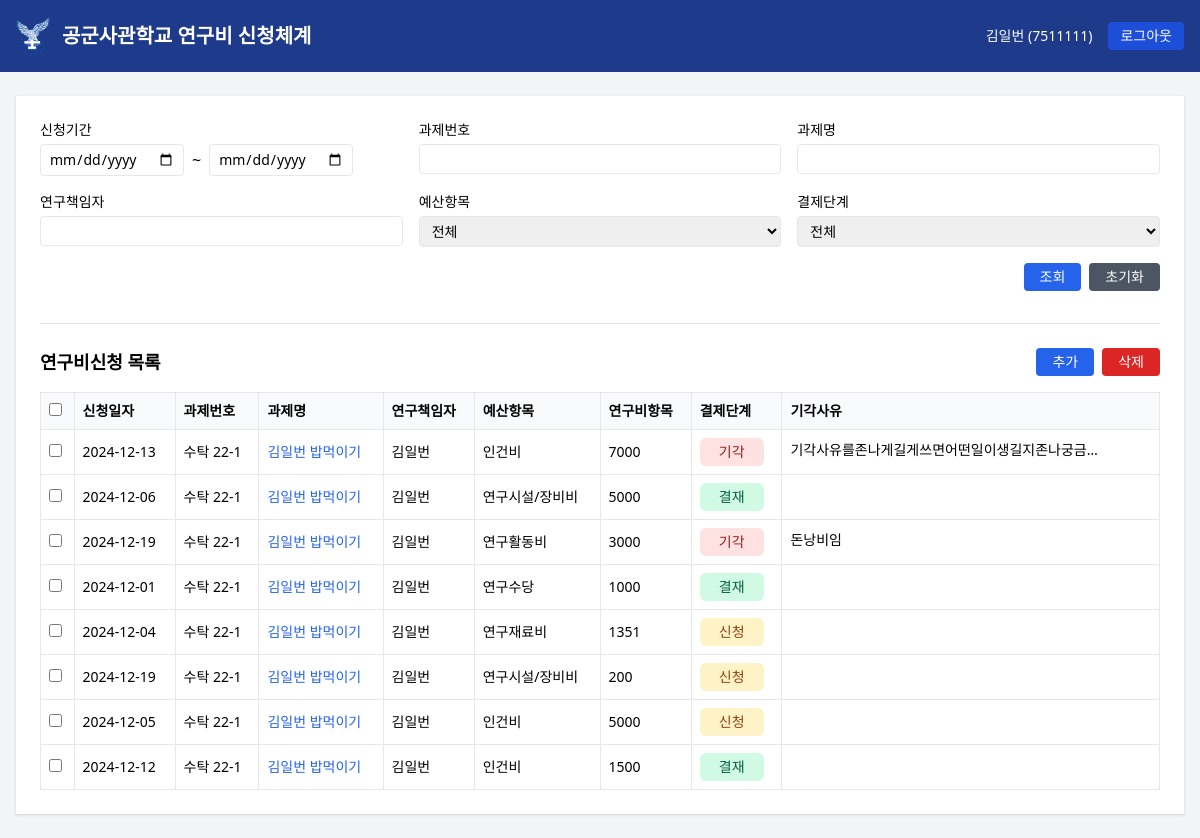
The app's page / (signed in) with its own data.
### research/models.py (models this page shows, shortened)
class User(AbstractUser):
    last_name = None
    RANK_CHOICES = [
       ('교수', '교수'),
       ('부교수', '부교수'),
       ('조교수', '조교수'),
       ('강사', '강사'),
       ('이등병', '이등병'),
       ('일병', '일병'),
       ('상병', '상병'),
       ('병장', '병장'),
       ('하사', '하사'),
       ('중사', '중사'),
       ('상사', '상사'),
       ('원사', '원사'),
       ('준위', '준위'),
       ('소위', '소위'),
       ('중위', '중위'),
       ('대위', '대위'),
       ('소령', '소령'),
       ('중령', '중령'),
       ('대령', '대령'),
       ('대령(진)', '대령(진)'),
       ('대령(임)', '대령(임)'),
       ('중령(진)', '중령(진)'),
       ('중령(임)', '중령(임)'),
       ('소령(진)', '소령(진)'),
       ('소령(임)', '소령(임)'),
       ('대위(진)', '대위(진)'),
       ('대위(임)', '대위(임)'),
       ('중위(진)', '중위(진)'),
       ('중위(임)', '중위(임)'),
       ('소위(진)', '소위(진)'),
       ('소위(임)', '소위(임)'),
       ('원사(진)', '원사(진)'),
       ('원사(임)', '원사(임)'),
       ('상사(진)', '상사(진)'),
       ('상사(임)', '상사(임)'),
       ('중사(진)', '중사(진)'),
       ('중사(임)', '중사(임)'),
       ('하사(진)', '하사(진)'),
       ('하사(임)', '하사(임)'),
    ]
    STATUS_CHOICES = [
        ('군무원', '군무원'),
        ('생도', '생도'),
        ('민간인', '민간인'),
        ('현역', '현역'),
        ('연구원', '연구원'),
        ('예비역', '예비역'),
        ('조교수', '조교수'),
        ('학생연구원', '학생연구원'),
    ]
    POSITION_CHOICES = [
        ('교수', '교수'),
        ('부교수', '부교수'),
        ('조교수(전임)', '조교수(전임)'),
        ('조교수(일반)', '조교수(일반)'),
        ('군교관', '군교관'),
        ('강사', '강사'),
        ('외래강사', '외래강사'),
    ]
    APPROVAL_CHOICES = [
        ('산학협력팀장', '산학협력팀장'),
        ('과제운영팀장', '과제운영팀장'),
    ]
    military_id = models.CharField(max_length=10, unique=True, verbose_name='군번')
    rank = models.CharField(max_length=20, choices=RANK_CHOICES, null=True, blank=True, verbose_name='계급')
    department = models.ForeignKey('Department', on_delete=models.SET_NULL, null=True, verbose_name='소속')
    internal_external = models.CharField(
        max_length=10,
        choices=[('internal', '내부'), ('external', '외부')],
        verbose_name='내/외부구분'
    )
    status = models.CharField(
        max_length=20,
        choices=STATUS_CHOICES,
        verbose_name='신분구분'
    )
    position = models.CharField(
        max_length=20,
        choices=POSITION_CHOICES,
        null=True,
        blank=True,
        verbose_name='직위'
    )
    approval_authority = models.CharField(
        max_length=20,
        choices=APPROVAL_CHOICES,
        null=True,
        blank=True,
        verbose_name='결재권한'
    )
    class Meta:
        verbose_name = '사용자'
        verbose_name_plural = '사용자 목록'
    def get_full_name(self):
        return self.first_name.strip()

class ResearchApplication(models.Model):
    STATUS_CHOICES = [
        ('신청', '신청'),
        ('결재', '결재'),
        ('기각', '기각'),
    ]
    application_number = models.CharField(max_length=20, verbose_name='신청번호')
    research_budget = models.ForeignKey(ResearchBudget, on_delete=models.CASCADE, verbose_name='연구과제')
    applicant = models.ForeignKey(
        settings.AUTH_USER_MODEL,
        on_delete=models.CASCADE,
        related_name='applications',
        verbose_name='신청자'
    )
    application_date = models.DateField(verbose_name='신청일자')
    execution_date = models.DateField(verbose_name='집행일자', null=True, blank=True)
    amount = models.DecimalField(max_digits=15, decimal_places=2, verbose_name='신청금액')
    description = models.TextField(verbose_name='신청내용')
    status = models.CharField(max_length=10, choices=STATUS_CHOICES, default='신청', verbose_name='상태')
    rejection_reason = models.TextField(blank=True, null=True, verbose_name='기각사유')
    budget_subcategory = models.CharField(max_length=100, verbose_name='연구비항목')
    class Meta:
        verbose_name = '연구비신청'
        verbose_name_plural = '연구비신청 목록'

class ResearchBudget(models.Model):
    TYPE_CHOICES = [
        ('인건비', '인건비'),
        ('연구수당', '연구수당'),
        ('연구시설/장비비', '연구시설/장비비'),
        ('연구활동비', '연구활동비'),
        ('연구재료비', '연구재료비'),
        ('간접비', '간접비'),
        ('통장이자', '통장이자'),
        ('위탁연구개발비', '위탁연구개발비'),
        ('보안수당', '보안수당'),
        ('연구윤리활동비', '연구윤리활동비'),
        ('연구실안전관리비', '연구실안전관리비'),
    ]
    research = models.ForeignKey(
        'Research',
        on_delete=models.CASCADE,
        related_name='budgets',
        verbose_name='연구과제'
    )
    budget_type = models.CharField(
        max_length=50,
        choices=TYPE_CHOICES,
        verbose_name='예산항목'
    )
    total_amount = models.DecimalField(
        max_digits=15,
        decimal_places=2,
        verbose_name='예산액'
    )
    remaining_amount = models.DecimalField(
        max_digits=15,
        decimal_places=2,
        verbose_name='잔액'
    )
    created_at = models.DateTimeField(
        auto_now_add=True,
        verbose_name='생성일시'
    )
    updated_at = models.DateTimeField(
        auto_now=True,
        verbose_name='수정일시'
    )
    class Meta:
        verbose_name = '연구예산'
        verbose_name_plural = '연구예산 목록'
        unique_together = ['research', 'budget_type']

class Research(models.Model):
    project_number = models.CharField(max_length=20, unique=True, verbose_name='과제번호')
    project_name = models.CharField(max_length=200, verbose_name='과제명')
    researcher = models.ForeignKey(
        settings.AUTH_USER_MODEL,
        on_delete=models.CASCADE,
        related_name='research_projects',
        verbose_name='연구책임자'
    )
    researchers = models.ManyToManyField(
        settings.AUTH_USER_MODEL,
        related_name='participating_projects',
        verbose_name='연구원',
        blank=True
    )
    ordering_organization = models.CharField(max_length=100, verbose_name='발주기관')
    contract_from = models.DateField(verbose_name='계약시작일')
    contract_to = models.DateField(verbose_name='계약종료일')
    total_budget = models.DecimalField(
        max_digits=15,
        decimal_places=2,
        verbose_name='연구비 총액'
    )
    created_at = models.DateTimeField(auto_now_add=True, verbose_name='생성일시')
    updated_at = models.DateTimeField(auto_now=True, verbose_name='수정일시')
    class Meta:
        verbose_name = '연구과제'
        verbose_name_plural = '연구과제 목록'
        ordering = ['-created_at']

### research/views.py (the view, shortened to what this page needs)
# urls.py: path('', views.dashboard, name='dashboard'),
@login_required
def dashboard(request):
    applications = ResearchApplication.objects.select_related(
        'research_budget',
        'research_budget__research',
        'research_budget__research__researcher',
        'research_budget__research__researcher__department',
        'applicant'
    ).all()
    if not request.user.is_staff:
        applications = applications.filter(applicant=request.user)
    context = {
        'applications': applications,
        'budget_types': ResearchBudget.TYPE_CHOICES,
        'status_choices': ResearchApplication.STATUS_CHOICES,
    }
    return render(request, 'research/dashboard.html', context)

### templates/research/dashboard.html (shortened to what this page needs)
{% extends 'research/base.html' %}
{% block content %}
<div class="bg-white shadow p-6">
    <form method="get" class="space-y-4 mb-6">
        <div class="grid grid-cols-1 md:grid-cols-3 gap-4">
            <div class="col-span-1">
                <label class="block text-sm font-medium mb-1">신청기간</label>
                <div class="flex flex-col sm:flex-row space-y-2 sm:space-y-0 sm:space-x-2">
                    <input type="date" name="start_date" value="{{ request.GET.start_date }}" class="w-full sm:w-auto border rounded px-2 py-1 text-sm">
                    <span class="flex items-center justify-center">~</span>
                    <input type="date" name="end_date" value="{{ request.GET.end_date }}" class="w-full sm:w-auto border rounded px-2 py-1 text-sm">
                </div>
            </div>
            <div class="col-span-1">
                <label class="block text-sm font-medium mb-1">과제번호</label>
                <input type="text" name="project_number" value="{{ request.GET.project_number }}" class="w-full border rounded px-2 py-1 text-sm">
            </div>
            <div class="col-span-1">
                <label class="block text-sm font-medium mb-1">과제명</label>
                <input type="text" name="project_name" value="{{ request.GET.project_name }}" class="w-full border rounded px-2 py-1 text-sm">
            </div>
        </div>
        <div class="grid grid-cols-1 md:grid-cols-3 gap-4">
            <div>
                <label class="block text-sm font-medium mb-1">연구책임자</label>
                <input type="text" name="researcher" value="{{ request.GET.researcher }}" class="w-full border rounded px-2 py-1 text-sm">
            </div>
            <div>
                <label class="block text-sm font-medium mb-1">예산항목</label>
                <select name="budget_type" class="w-full border rounded px-2 py-1 text-sm">
                    <option value="">전체</option>
                </select>
            </div>
            <div>
                <label class="block text-sm font-medium mb-1">결제단계</label>
                <select name="status" class="w-full border rounded px-2 py-1 text-sm">
                    <option value="">전체</option>
                </select>
            </div>
        </div>
        <div class="flex justify-end space-x-2">
            <button type="submit" class="px-4 py-1 bg-blue-600 text-white rounded text-sm hover:bg-blue-700">조회</button>
            <a href="{% url 'research:dashboard' %}" class="px-4 py-1 bg-gray-600 text-white rounded text-sm hover:bg-gray-700">초기화</a>
        </div>
    </form>
    <div class="mt-8 border-t pt-6">
        <div class="flex justify-between items-center mb-4">
            <h2 class="text-lg font-semibold">연구비신청 목록</h2>
            <div class="flex space-x-2">
                <a href="{% url 'research:application_create' %}" class="bg-blue-600 text-white px-4 py-1 rounded text-sm hover:bg-blue-700">추가</a>
                <button onclick="deleteSelected()" class="bg-red-600 text-white px-4 py-1 rounded text-sm hover:bg-red-700">삭제</button>
            </div>
        </div>
        <form id="deleteForm" method="post" action="{% url 'research:delete_applications' %}">
            <div class="overflow-x-auto">
                <table class="w-full border-collapse border text-sm">
                    <thead>
                        <tr class="bg-gray-50">
                            <th class="border p-2 text-left">
                                <input type="checkbox" id="selectAll" onclick="toggleAll(this)">
                            </th>
                            <th class="border p-2 text-left">신청일자</th>
                            <th class="border p-2 text-left">과제번호</th>
                            <th class="border p-2 text-left">과제명</th>
                            <th class="border p-2 text-left">연구책임자</th>
                            <th class="border p-2 text-left">예산항목</th>
                            <th class="border p-2 text-left">연구비항목</th>
                            <th class="border p-2 text-left">결제단계</th>
                            <th class="border p-2 text-left">기각사유</th>
                        </tr>
                    </thead>
                    <tbody>
                        {% for application in applications %}
                        <tr class="hover:bg-gray-50">
                            <td class="border p-2">
                                <input type="checkbox" name="selected_applications" value="{{ application.id }}" class="application-checkbox">
                            </td>
                            <td class="border p-2">{{ application.application_date|date:"Y-m-d" }}</td>
                            <td class="border p-2">{{ application.research_budget.research.project_number }}</td>
                            <td class="border p-2">
                                <a href="{% url 'research:application_detail' application.pk %}" class="text-blue-600 hover:text-blue-900">
                                    {{ application.research_budget.research.project_name }}
                                </a>
                            </td>
                            <td class="border p-2">{{ application.research_budget.research.researcher.get_full_name }}</td>
                            <td class="border p-2">{{ application.research_budget.get_budget_type_display }}</td>
                            <td class="border p-2">{{ application.amount|floatformat:0 }}</td>
                            <td class="border p-2">
                                <span class="status-badge
                                    {% if application.status == '신청' %} bg-yellow-100 text-yellow-800
                                    {% elif application.status == '결재' %} bg-green-100 text-green-800
                                    {% elif application.status == '기각' %} bg-red-100 text-red-800
                                    {% endif %}">
                                    {{ application.get_status_display }}
                                </span>
                            </td>
                            <td class="border p-2">
                                <span class="inline-block max-w-xs truncate" title="{{ application.rejection_reason|default:'' }}">
                                    {{ application.rejection_reason|default:''|truncatechars:30 }}
                                </span>
                            </td>
                        </tr>
                        {% empty %}
                        <tr>
                            <td colspan="9" class="border p-2 text-center text-gray-500">검색 결과가 없습니다.</td>
                        </tr>
                        {% endfor %}
                    </tbody>
                </table>
            </div>
        </form>
    </div>
</div>
{% endblock %}

### templates/research/base.html (shortened to what this page needs)
{% load static %}
<!DOCTYPE html>
<html lang="ko">
<head>
   <link href="https://cdnjs.cloudflare.com/ajax/libs/tailwindcss/2.2.19/tailwind.min.css" rel="stylesheet">
</head>
<body class="bg-gray-100">
   <header class="bg-blue-900 text-white">
       <div class="max-w-7xl mx-auto px-4">
           <div class="flex items-center justify-between py-4">
               <div class="flex items-center">
                   <a href="{% url 'research:dashboard' %}" class="flex items-center hover:opacity-90">
                       <div class="logo-container">
                        <img src="{% static 'img/afalogo.png' %}" alt="공군사관학교 로고" class="h-10">
                       </div>
                       <h1 class="text-xl font-bold ml-3">
                           공군사관학교 연구비 신청체계
                       </h1>
                   </a>
               </div>
               {% if user.is_authenticated %}
               <div class="flex items-center space-x-6">
                   <div class="flex items-center space-x-4">
                       <span class="text-sm">
                           {{ user.get_full_name }}
                           ({{ user.username }})
                       </span>
                       <form method="post" action="{% url 'research:logout' %}" class="inline">
                           <button type="submit"
                                   class="bg-blue-700 hover:bg-blue-600
                                       px-3 py-1 rounded transition-colors text-sm">
                               로그아웃
                           </button>
                       </form>
                   </div>
               </div>
               {% endif %}
           </div>
       </div>
   </header>
   <main class="max-w-7xl mx-auto px-4 py-6">
       {% block content %}
       {% endblock %}
   </main>
</body>
</html>

### templates/research/base.html (style rules this page uses)
.status-badge { display: inline-block; padding: 0.25rem 1rem; border-radius: 0.375rem; font-size: 0.875rem; font-weight: 500; text-align: center; min-width: 4rem; }

### records on screen
User: get_full_name "김일번", username "7511111"
ResearchApplication: application_date "2024-12-13", research_budget.research.project_number "수탁 22-1", research_budget.research.project_name "김일번 밥먹이기", research_budget.research.researcher.get_full_name "김일번", research_budget.budget_type "인건비", amount "7000", status "기각", rejection_reason "기각사유를존나게길게쓰면어떤일이생길지존나궁금…"
ResearchApplication: application_date "2024-12-06", research_budget.research.project_number "수탁 22-1", research_budget.research.project_name "김일번 밥먹이기", research_budget.research.researcher.get_full_name "김일번", research_budget.budget_type "연구시설/장비비", amount "5000", status "결재"
ResearchApplication: application_date "2024-12-19", research_budget.research.project_number "수탁 22-1", research_budget.research.project_name "김일번 밥먹이기", research_budget.research.researcher.get_full_name "김일번", research_budget.budget_type "연구활동비", amount "3000", status "기각", rejection_reason "돈낭비임"
ResearchApplication: application_date "2024-12-01", research_budget.research.project_number "수탁 22-1", research_budget.research.project_name "김일번 밥먹이기", research_budget.research.researcher.get_full_name "김일번", research_budget.budget_type "연구수당", amount "1000", status "결재"
ResearchApplication: application_date "2024-12-04", research_budget.research.project_number "수탁 22-1", research_budget.research.project_name "김일번 밥먹이기", research_budget.research.researcher.get_full_name "김일번", research_budget.budget_type "연구재료비", amount "1351", status "신청"
ResearchApplication: application_date "2024-12-19", research_budget.research.project_number "수탁 22-1", research_budget.research.project_name "김일번 밥먹이기", research_budget.research.researcher.get_full_name "김일번", research_budget.budget_type "연구시설/장비비", amount "200", status "신청"
ResearchApplication: application_date "2024-12-05", research_budget.research.project_number "수탁 22-1", research_budget.research.project_name "김일번 밥먹이기", research_budget.research.researcher.get_full_name "김일번", research_budget.budget_type "인건비", amount "5000", status "신청"
ResearchApplication: application_date "2024-12-12", research_budget.research.project_number "수탁 22-1", research_budget.research.project_name "김일번 밥먹이기", research_budget.research.researcher.get_full_name "김일번", research_budget.budget_type "인건비", amount "1500", status "결재"
